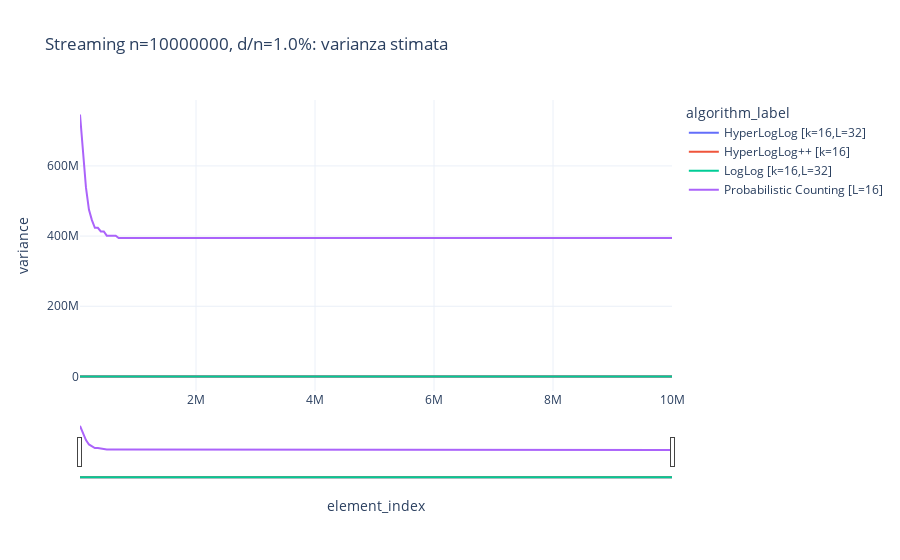
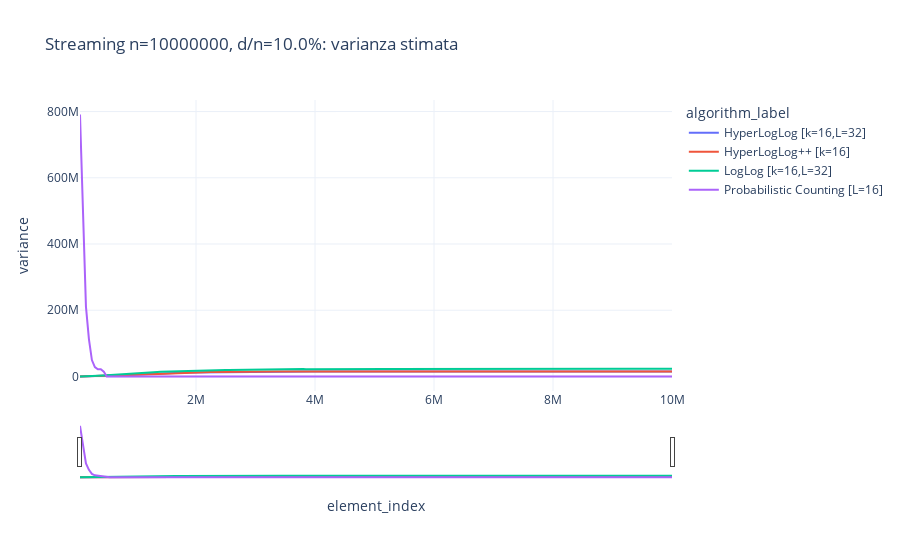
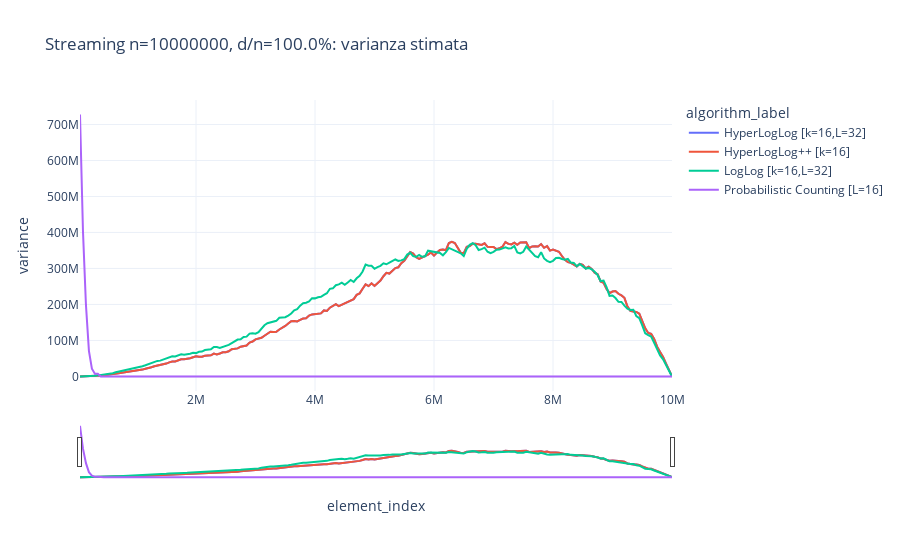

The code cell stored with these charts, in order, in its notebook:
### Code cell
# Per ogni d/n: varianza lungo lo stream
for dlab in sorted(f_agg['d_over_n_label'].unique().tolist()):
    g = f_agg[f_agg['d_over_n_label'] == dlab].copy()

    fig = px.line(
        g, x='element_index', y='variance', color='algorithm_label',
        title=f'Streaming n={N}, d/n={dlab}: varianza stimata',
        hover_data=['algorithm_label', 'element_index', 'variance']
    )
    fig.update_layout(template='plotly_white', dragmode='zoom', hovermode='x unified', legend=dict(itemclick='toggle', itemdoubleclick='toggleothers'))
    fig.update_xaxes(fixedrange=False, rangeslider=dict(visible=True))
    fig.update_yaxes(fixedrange=False)
    fig.show(config=PLOT_CONFIG)

### Figure 1 — Plotly figure (JSON) as saved in the notebook; plotly's stock layout.template omitted (floating-point values rounded to 4 significant figures; data arrays with more than 128 entries replaced by an {"elided": "..."} marker saying what was removed)
{"data": [{"customdata": {"elided": "200x1 str values"}, "hovertemplate": "algorithm_label=%{customdata[0]}<br>element_index=%{x}<br>variance=%{y}<extra></extra>", "legendgroup": "HyperLogLog [k=16,L=32]", "line": {"color": "#636efa", "dash": "solid"}, "marker": {"symbol": "circle"}, "mode": "lines", "name": "HyperLogLog [k=16,L=32]", "orientation": "v", "showlegend": true, "type": "scatter", "x": {"elided": "200 int values"}, "xaxis": "x", "y": {"elided": "200 float values"}, "yaxis": "y"}, {"customdata": {"elided": "200x1 str values"}, "hovertemplate": "algorithm_label=%{customdata[0]}<br>element_index=%{x}<br>variance=%{y}<extra></extra>", "legendgroup": "HyperLogLog++ [k=16]", "line": {"color": "#EF553B", "dash": "solid"}, "marker": {"symbol": "circle"}, "mode": "lines", "name": "HyperLogLog++ [k=16]", "orientation": "v", "showlegend": true, "type": "scatter", "x": {"elided": "200 int values"}, "xaxis": "x", "y": {"elided": "200 float values"}, "yaxis": "y"}, {"customdata": {"elided": "200x1 str values"}, "hovertemplate": "algorithm_label=%{customdata[0]}<br>element_index=%{x}<br>variance=%{y}<extra></extra>", "legendgroup": "LogLog [k=16,L=32]", "line": {"color": "#00cc96", "dash": "solid"}, "marker": {"symbol": "circle"}, "mode": "lines", "name": "LogLog [k=16,L=32]", "orientation": "v", "showlegend": true, "type": "scatter", "x": {"elided": "200 int values"}, "xaxis": "x", "y": {"elided": "200 float values"}, "yaxis": "y"}, {"customdata": {"elided": "200x1 str values"}, "hovertemplate": "algorithm_label=%{customdata[0]}<br>element_index=%{x}<br>variance=%{y}<extra></extra>", "legendgroup": "Probabilistic Counting [L=16]", "line": {"color": "#ab63fa", "dash": "solid"}, "marker": {"symbol": "circle"}, "mode": "lines", "name": "Probabilistic Counting [L=16]", "orientation": "v", "showlegend": true, "type": "scatter", "x": {"elided": "200 int values"}, "xaxis": "x", "y": {"elided": "200 float values"}, "yaxis": "y"}], "layout": {"dragmode": "zoom", "hovermode": "x unified", "legend": {"itemclick": "toggle", "itemdoubleclick": "toggleothers", "title": {"text": "algorithm_label"}, "tracegroupgap": 0}, "title": {"text": "Streaming n=10000000, d/n=1.0%: varianza stimata"}, "xaxis": {"anchor": "y", "domain": [0, 1], "fixedrange": false, "rangeslider": {"visible": true}, "title": {"text": "element_index"}}, "yaxis": {"anchor": "x", "domain": [0, 1], "fixedrange": false, "title": {"text": "variance"}}}}

### Figure 2 — Plotly figure (JSON) as saved in the notebook; plotly's stock layout.template omitted (floating-point values rounded to 4 significant figures; data arrays with more than 128 entries replaced by an {"elided": "..."} marker saying what was removed)
{"data": [{"customdata": {"elided": "200x1 str values"}, "hovertemplate": "algorithm_label=%{customdata[0]}<br>element_index=%{x}<br>variance=%{y}<extra></extra>", "legendgroup": "HyperLogLog [k=16,L=32]", "line": {"color": "#636efa", "dash": "solid"}, "marker": {"symbol": "circle"}, "mode": "lines", "name": "HyperLogLog [k=16,L=32]", "orientation": "v", "showlegend": true, "type": "scatter", "x": {"elided": "200 int values"}, "xaxis": "x", "y": {"elided": "200 float values"}, "yaxis": "y"}, {"customdata": {"elided": "200x1 str values"}, "hovertemplate": "algorithm_label=%{customdata[0]}<br>element_index=%{x}<br>variance=%{y}<extra></extra>", "legendgroup": "HyperLogLog++ [k=16]", "line": {"color": "#EF553B", "dash": "solid"}, "marker": {"symbol": "circle"}, "mode": "lines", "name": "HyperLogLog++ [k=16]", "orientation": "v", "showlegend": true, "type": "scatter", "x": {"elided": "200 int values"}, "xaxis": "x", "y": {"elided": "200 float values"}, "yaxis": "y"}, {"customdata": {"elided": "200x1 str values"}, "hovertemplate": "algorithm_label=%{customdata[0]}<br>element_index=%{x}<br>variance=%{y}<extra></extra>", "legendgroup": "LogLog [k=16,L=32]", "line": {"color": "#00cc96", "dash": "solid"}, "marker": {"symbol": "circle"}, "mode": "lines", "name": "LogLog [k=16,L=32]", "orientation": "v", "showlegend": true, "type": "scatter", "x": {"elided": "200 int values"}, "xaxis": "x", "y": {"elided": "200 float values"}, "yaxis": "y"}, {"customdata": {"elided": "200x1 str values"}, "hovertemplate": "algorithm_label=%{customdata[0]}<br>element_index=%{x}<br>variance=%{y}<extra></extra>", "legendgroup": "Probabilistic Counting [L=16]", "line": {"color": "#ab63fa", "dash": "solid"}, "marker": {"symbol": "circle"}, "mode": "lines", "name": "Probabilistic Counting [L=16]", "orientation": "v", "showlegend": true, "type": "scatter", "x": {"elided": "200 int values"}, "xaxis": "x", "y": {"elided": "200 float values"}, "yaxis": "y"}], "layout": {"dragmode": "zoom", "hovermode": "x unified", "legend": {"itemclick": "toggle", "itemdoubleclick": "toggleothers", "title": {"text": "algorithm_label"}, "tracegroupgap": 0}, "title": {"text": "Streaming n=10000000, d/n=10.0%: varianza stimata"}, "xaxis": {"anchor": "y", "domain": [0, 1], "fixedrange": false, "rangeslider": {"visible": true}, "title": {"text": "element_index"}}, "yaxis": {"anchor": "x", "domain": [0, 1], "fixedrange": false, "title": {"text": "variance"}}}}

### Figure 3 — Plotly figure (JSON) as saved in the notebook; plotly's stock layout.template omitted (floating-point values rounded to 4 significant figures; data arrays with more than 128 entries replaced by an {"elided": "..."} marker saying what was removed)
{"data": [{"customdata": {"elided": "200x1 str values"}, "hovertemplate": "algorithm_label=%{customdata[0]}<br>element_index=%{x}<br>variance=%{y}<extra></extra>", "legendgroup": "HyperLogLog [k=16,L=32]", "line": {"color": "#636efa", "dash": "solid"}, "marker": {"symbol": "circle"}, "mode": "lines", "name": "HyperLogLog [k=16,L=32]", "orientation": "v", "showlegend": true, "type": "scatter", "x": {"elided": "200 int values"}, "xaxis": "x", "y": {"elided": "200 float values"}, "yaxis": "y"}, {"customdata": {"elided": "200x1 str values"}, "hovertemplate": "algorithm_label=%{customdata[0]}<br>element_index=%{x}<br>variance=%{y}<extra></extra>", "legendgroup": "HyperLogLog++ [k=16]", "line": {"color": "#EF553B", "dash": "solid"}, "marker": {"symbol": "circle"}, "mode": "lines", "name": "HyperLogLog++ [k=16]", "orientation": "v", "showlegend": true, "type": "scatter", "x": {"elided": "200 int values"}, "xaxis": "x", "y": {"elided": "200 float values"}, "yaxis": "y"}, {"customdata": {"elided": "200x1 str values"}, "hovertemplate": "algorithm_label=%{customdata[0]}<br>element_index=%{x}<br>variance=%{y}<extra></extra>", "legendgroup": "LogLog [k=16,L=32]", "line": {"color": "#00cc96", "dash": "solid"}, "marker": {"symbol": "circle"}, "mode": "lines", "name": "LogLog [k=16,L=32]", "orientation": "v", "showlegend": true, "type": "scatter", "x": {"elided": "200 int values"}, "xaxis": "x", "y": {"elided": "200 float values"}, "yaxis": "y"}, {"customdata": {"elided": "200x1 str values"}, "hovertemplate": "algorithm_label=%{customdata[0]}<br>element_index=%{x}<br>variance=%{y}<extra></extra>", "legendgroup": "Probabilistic Counting [L=16]", "line": {"color": "#ab63fa", "dash": "solid"}, "marker": {"symbol": "circle"}, "mode": "lines", "name": "Probabilistic Counting [L=16]", "orientation": "v", "showlegend": true, "type": "scatter", "x": {"elided": "200 int values"}, "xaxis": "x", "y": {"elided": "200 float values"}, "yaxis": "y"}], "layout": {"dragmode": "zoom", "hovermode": "x unified", "legend": {"itemclick": "toggle", "itemdoubleclick": "toggleothers", "title": {"text": "algorithm_label"}, "tracegroupgap": 0}, "title": {"text": "Streaming n=10000000, d/n=100.0%: varianza stimata"}, "xaxis": {"anchor": "y", "domain": [0, 1], "fixedrange": false, "rangeslider": {"visible": true}, "title": {"text": "element_index"}}, "yaxis": {"anchor": "x", "domain": [0, 1], "fixedrange": false, "title": {"text": "variance"}}}}
